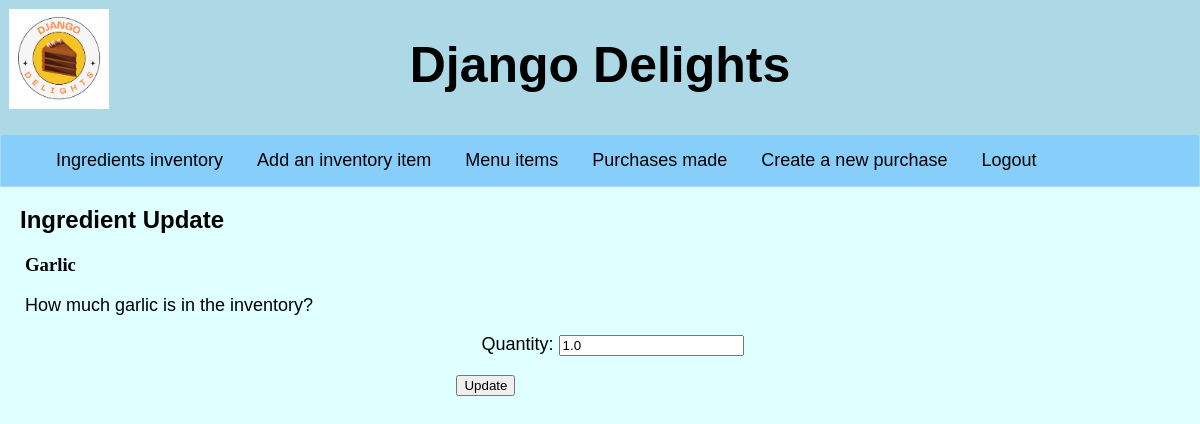
The app's page /inventory_update/1 (signed in) with its own data.
### inventory/models.py (models this page shows, shortened)
class Ingredient(models.Model):
    name = models.CharField(max_length=30)
    quantity = models.FloatField()
    price = models.FloatField()

### inventory/views.py (the view)
# urls.py: path("inventory_update/<pk>", views.InventoryUpdateView.as_view(), name="inventory_update"),
class InventoryUpdateView(LoginRequiredMixin,UpdateView):
    model = Ingredient
    fields = ["quantity"]
    template_name = "inventory/ingredient_update.html"
    success_url = reverse_lazy("inventory")

### inventory/templates/inventory/ingredient_update.html (shortened to what this page needs)
{% extends 'base.html' %}
{% block content %}
<h2>Ingredient Update</h2>
<h3>{{ingredient.name|title}}</h3>
<p>How much {{ingredient.name}} is in the inventory?</p>
<form method="post">
    {{form.as_p}}
    <input type="submit" value="Update">
</form>
{% endblock %}

### inventory/static/style.css (style rules this page uses)
body { background-color: lightcyan; margin: 0; }
h2 { font-family: Arial, Helvetica, sans-serif; margin-left: 20px; }
h3 { margin-left: 25px; }
p { margin-left: 25px; font-family: Arial, Helvetica, sans-serif; font-size: large; font-weight: 200; }
form { margin: 0px auto; width: fit-content; font-size: large; }

### records on screen
Ingredient: name "Garlic", name "garlic", quantity "1.0"
